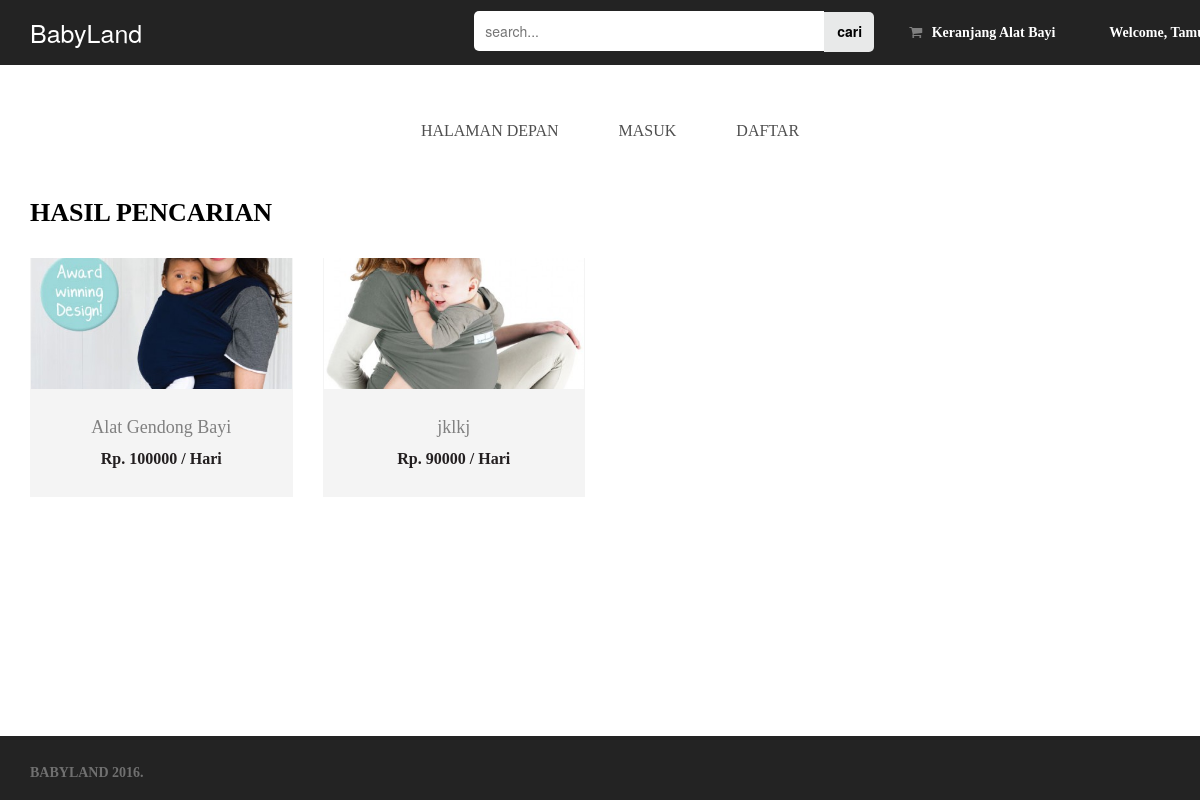
Before: /index.php/controller_cari with the older database file.
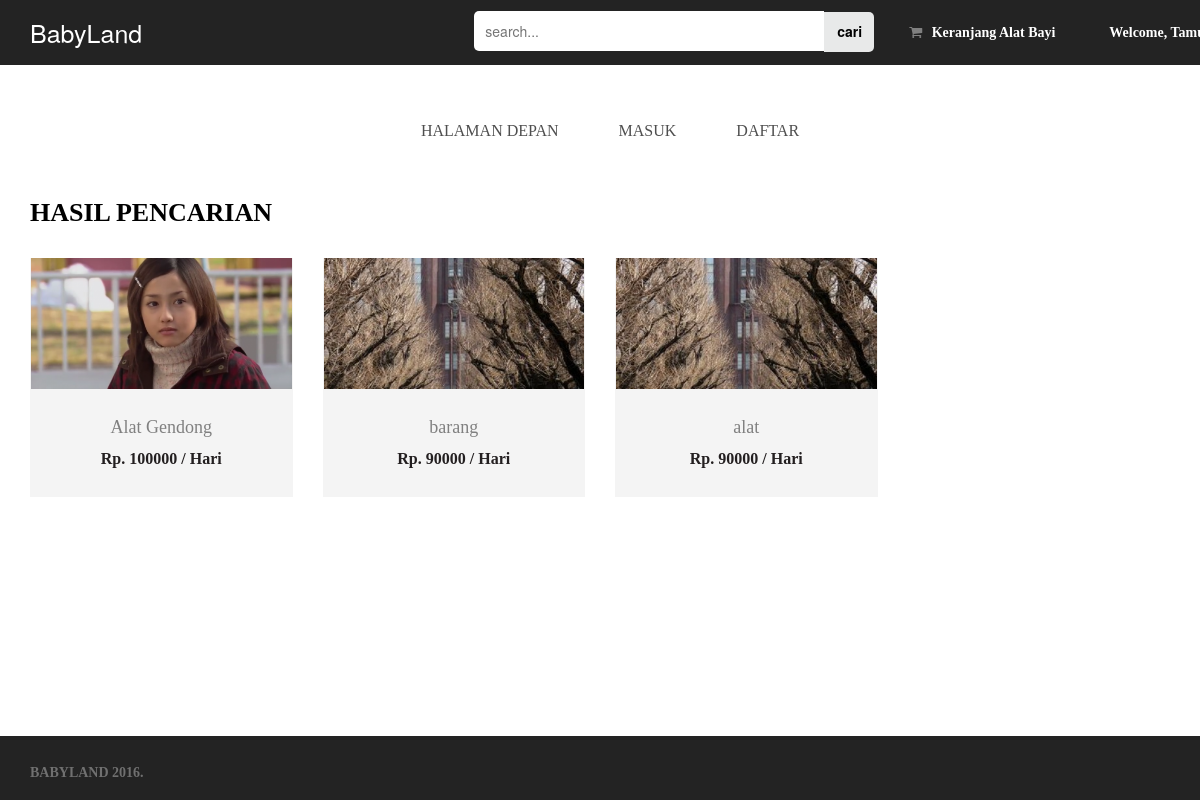
After: the same page with the newer database file.
### tables this page shows
CREATE TABLE `sewa` (
  `id_alat` int(10) UNSIGNED NOT NULL,
  `user_id` int(10) UNSIGNED NOT NULL,
  `nama_alat` varchar(100) NOT NULL,
  `jumlah` int(10) UNSIGNED NOT NULL,
  `deskripsi` varchar(255) NOT NULL,
  `harga` int(20) UNSIGNED NOT NULL,
  `foto` varchar(255) NOT NULL
);

### application/controllers/Controller_Cari.php (called while the page is built, shortened)
<?php
class Controller_Cari extends CI_Controller {
    public function __construct()
    {
        $this->load->model('model_sewa');
    }
    public function index() {
        $search = $this->input->get('search');
        $user = array("user" => $this->model_sewa->cariAlatBayi($search));
        $this->load->view('HalamanPencarian',$user);
    }
}

### index.php (called while the page is built, shortened)
<?php
require_once BASEPATH.'core/CodeIgniter.php';

### application/models/model_sewa.php (called while the page is built, shortened)
<?php
class Model_Sewa extends CI_Model{
	function cariAlatBayi($id){
	$this->db->select('*');
	$this->db->from('sewa');
	$this->db->join('pengguna', 'sewa.user_id = pengguna.id_user','left');
	$this->db->like('sewa.nama_alat',$id);
	return $this->db->get()->result();
}
}
 ?>

### application/views/HalamanPencarian.php (the view, shortened to what this page needs)
<!doctype html>
<html lang="en" class="no-js" style="height: 100%;">
    <head>
        <link rel="stylesheet" type="text/css" href="<?php echo base_url() ?>css/fonts/font-roboto.css">
        <link rel="stylesheet" type="text/css" href="<?php echo base_url() ?>css/fonts/font-opensans.css">
        <link rel="stylesheet" type="text/css" href="<?php echo base_url() ?>css/bootstrap.css" media="screen">
        <link rel="stylesheet" type="text/css" href="<?php echo base_url() ?>css/login.css" media="screen">
        <link rel="stylesheet" type="text/css" href="<?php echo base_url() ?>css/settinggambar.css" media="screen">
        <link rel="stylesheet" type="text/css" href="<?php echo base_url() ?>css/fullwidth.css" media="screen" />
        <link rel="stylesheet" type="text/css" href="<?php echo base_url() ?>css/settings.css" media="screen" />
        <link rel="stylesheet" type="text/css" href="<?php echo base_url() ?>css/magnific-popup.css" media="screen">
        <link rel="stylesheet" type="text/css" href="<?php echo base_url() ?>css/font-awesome.css" media="screen">
        <link rel="stylesheet" type="text/css" href="<?php echo base_url() ?>css/animate.css" media="screen">
        <link rel="stylesheet" type="text/css" href="<?php echo base_url() ?>css/style.css" media="screen">
    </head>
    <body style="position: relative;padding:0;min-height: 100%">
        <div id="container" >
            <header class="clearfix">
                <div class="navbar navbar-default navbar-static-top">
                    <div class="top-line" style="padding:0;margin:0;">
                        <div class="container">
                            <ul class="top-menu" style="margin-top: 25px;">
                                <li style="font-size: 25px; color: white">BabyLand</li>
                            </ul>
                            <ul class="top-list" style="margin-right:-60px;">
                                <li class="search" style="padding: 0">
                                    <form style="width: 450px;padding:0">
                                        <div class="form-group inputan" style="margin: 0;">
                                            <input type="text" name="search" id="search" required="required" placeholder="search..." style="margin:0;width: 350px;border: 1px solid transparent;border-radius: 5px 0 0 5px"/>
                                            <span><input type="submit" value="cari" style="width: 50px;padding: 11px 12px 12px 12px;margin:-1px 0 0 -4px;border-radius: 0 5px 5px 0;border: 1px solid transparent;background: #e8e9e9;color: black;font-weight: bold"/></span>
                                        </div>
                                    </form>
                                </li>
                                <li><a href="<?php echo base_url('index.php/Controller_Keranjang/index') ?>" class="nav-bar"><i class="fa fa-shopping-cart"></i> Keranjang Alat Bayi</a></li>
                                <li><a href="" class="nav-bar">Welcome, <?php
                                        if ($this->session->userdata('username')) {
                                            echo $this->session->userdata('username')."</a></li>";
                                            echo "<li><a href='";
                                            echo base_url('index.php/Controller_Rumah/keluar');
                                            echo "' class='nav-bar'>Keluar</a></li>";
                                        } else {
                                            echo "Tamu</a></li>";
                                        }
                                        ?>
                            </ul>
                        </div>
                    </div>
                    <div class="container">
                        <div class="navbar-collapse collapse">
                            <ul class="nav navbar-nav">
                                <li class="drop"><a href="<?php echo base_url('index.php') ?>">Halaman Depan</a></li>
                                <?php
                                if ($this->session->userdata('status') == "login") {
                                    echo "<li><a href ='";
                                    echo base_url('index.php/Controller_SewaAlatBayi/index');
                                    echo "'>Sewa</a><li><a href ='";
                                    echo base_url('index.php/Controller_Pengguna/menampilkanHalamanProfil');
                                    echo "'>Profil</a></li><li><a href ='";
                                    echo base_url('index.php/Transaksi/index');
                                    echo "'>Transaksi</a></li><li><a href ='";
                                    echo base_url('index.php/Pemberitahuan/index');
                                    echo "'>Pemberitahuan</a></li>";
                                } else {
                                    echo "<li><a href='";
                                    echo base_url('index.php/Controller_Masuk/index');
                                    echo "'>Masuk</a></li><li><a href='";
                                    echo base_url('index.php/Controller_Daftar/index');
                                    echo "'>Daftar</a></li>";
                                }
                                ?>
                            </ul>
                        </div>
                    </div>
                </div>
            </header>
            <div id="content">
                <div class="section-content shop-section">
                    <div class="container">
                        <div class="sewa-row">
                            <h1 style="color: black;margin:0">Hasil Pencarian</h1>
                            <div class="carousel-inner">
                                <div class="item active">
                                    <div class="row">
                                        <?php foreach ($user as $data) { ?>
                                            <div class="col-sm-3" style="margin-bottom: 20px;margin-top: 30px">
                                                <a href="<?php echo base_url('index.php/Controller_AlatBayi/index') . '/' . $data->id_alat ?>">
                                                    <div class="product-post">
                                                        <div class="product-gal item-image">
                                                            <img alt="" src="<?php echo base_url() . 'uploads/thumbs/' . $data->foto; ?>"/>
                                                        </div>
                                                        <div class="product-content item-content">
                                                            <h3><?php echo $data->nama_alat; ?></h3>
                                                            <p class="price">Rp.  <?php echo $data->harga. " / Hari"; ?></p>
                                                        </div>
                                                    </div>
                                                </a>
                                            </div>
                                        <?php } ?>
                                    </div>
                                </div>
                            </div>
                        </div>
                    </div>
                </div>
            </div>
            <footer style="position: absolute;bottom:0;left:0;right:0;">
                <div class="footer-line" >
                    <div class="container">
                        <p><span class="span-one">BABYLAND 2016.</span></p>
                    </div>
                </div>
            </footer>
        </div>
    </body>
</html>

### css/login.css (style rules this page uses)
* { box-sizing: border-box; margin: 0; padding: 0; }
html { background: #95a5a6; background-image: url(http://subtlepatterns2015.subtlepatterns.netdna-cdn.com/patterns/dark_embroidery.png); font-family: 'Helvetica Neue', Arial, Sans-Serif; }
html .login-wrap form, ul li.search form { padding-top: 20px; margin: 0 auto; }
html .login-wrap form input[type="text"], html .login-wrap form input[type="number"], html .login-wrap form input[type="password"], html .login-wrap form input[type="submit"],html .login-wrap form input[type="email"],ul.top-list li form div.inputan input { width: 90%; margin-left: -1px; margin-bottom: 25px; height: 40px; border-radius: 0 5px 5px 0; outline: 0; -moz-outline-style: none; }
html .login-wrap form input[type="text"], html .login-wrap form input[type="number"], html .login-wrap form input[type="password"],ul.top-list li form div.inputan input { border: 1px solid rgba(0,0,0,0.3); padding: 0 0 0 10px; font-size: 14px; }
i { color: #2f3133; }
.inputan { margin-left: 20px; }
ul li a.nav-bar { padding: 25px!important; }
.top-list { padding-right: -30px; }
ul li.search form input[type="text"] { width:0; }

### css/settinggambar.css (style rules this page uses)
.item-image { position: relative; overflow: hidden; padding-bottom: 50%; }
.item-image img { position: absolute; top: 0; bottom: 0; left: 0; right: 0; margin: auto; }
.item-content { padding: 15px; background: #72cffa; }

### css/fullwidth.css (style rules this page uses)
html { overflow-x:hidden; padding: 0 !important; background:#fff; margin:0px !important; }

Changed rows visible on the page:
removed sewa: foto (picture), nama_alat "jklkj", harga "90000"
changed sewa: foto: a different picture; nama_alat "Alat Gendong Bayi" → "Alat Gendong"
added sewa: foto (picture), nama_alat "barang", harga "90000"
added sewa: foto (picture), nama_alat "alat", harga "90000"
